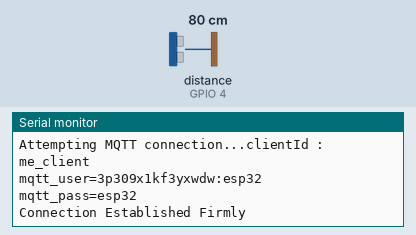
The sketch below on a simulated ESP32. On the bench: the last lines printed to the serial monitor. Inputs (shaded band) come from the test bench; at power-on: distance to the obstacle (sensor on GPIO 4) 80 cm. The echo pulse lasts 58.3 µs per cm; WiFi joins after 1.5 s; servers stay silent unless stated; no MQTT or app messages arrive unless stated.

Above: at 2.7 s.
2.8 s: distance to the obstacle (sensor on GPIO 4) set to 2 cm
At 11.0 s:
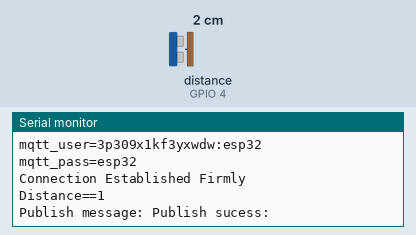
16.6 s: distance to the obstacle (sensor on GPIO 4) set to 4 cm
At 21.0 s:
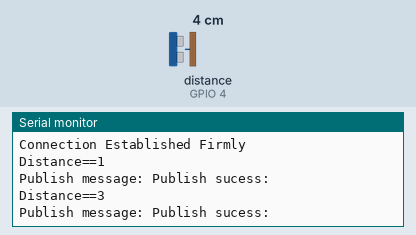

The sketch:

ESP32__1.ino
```cpp
#include <WiFi.h>
#include <WiFiClientSecure.h>
#include <PubSubClient.h>
 int time_US;
int distance_US;
const int trigger=2;
const int echo=4;

// Update these with values suitable for your network.

const char* ssid = "SKP-Home";                                   // WIFI SSID of network
const char* password = "#SKPanutap1";                               // WIFI password of the newtowk

const char* mqtt_server = "mqtt.thingsup.io";            // Thingsup Broker URL
const char* mqtt_password = "esp32";                          // Device Password set in the device addition stage in thingsup
const char* mqtt_username = "3p309x1kf3yxwdw:esp32";                          // Device Key set in the device addition stage in thingsup
String clientId = "me_client";                                    // Client ID set in the device addition stage in thingsup
unsigned int mqtt_port = 1883;                           // MQTT port for SSL connection in thingsup
String accountID = "3p309x1kf3yxwdw";

long current_millis = 0;

WiFiClientSecure espClient;
PubSubClient client(espClient);
long lastMsg = 0;
char msg[50];
int value = 0;

/*
 * This function sets ESP in STA mode and connects to the WIFI
 * Args: Null
 * Returns: Null
 */

void setup_wifi() {

  // We start by connecting to a WiFi network
  Serial.println();
  Serial.print("Connecting to ");
  Serial.println(ssid);

  WiFi.begin(ssid, password);

  while (WiFi.status() != WL_CONNECTED) {
    delay(500);
    Serial.print(".");
  }

  randomSeed(micros());

  Serial.println("");
  Serial.println("WiFi connected");
  Serial.println("IP address: ");
  Serial.println(WiFi.localIP());
}

/*
 * This function is callback function which gets triggered with data is recived on the MQTT subscribed topic
 * Args: Null
 * Returns: Topic name, Payload, Length
 */

void callback(char* topic, byte* payload, unsigned int length) {
  Serial.print("Message arrived [");
  Serial.print(topic);
  Serial.print("] ");
  for (int i = 0; i < length; i++) {
    Serial.print((char)payload[i]);
  }
  Serial.println();
}

/*
 * This function Reconnects to MQTT when there is disconnection
 * Args: Null
 * Returns: Null
 */

void reconnect() {
  // Loop until we're reconnected
  if (!client.connected()) {
    Serial.print("Attempting MQTT connection...");

    Serial.print("clientId : ");
    Serial.println(clientId);

    Serial.print("mqtt_user=");
    Serial.println(mqtt_username);
    Serial.print("mqtt_pass=");
    Serial.println(mqtt_password);

    if (client.connect(clientId.c_str(), mqtt_username, mqtt_password))
    {
      Serial.println("Connection Established Firmly");
    }
    else
    {
      Serial.print("failed, rc=");
      Serial.print(client.state());
    }
  }
}

void setup() {
  pinMode(echo,INPUT);
  pinMode(trigger,OUTPUT);
  Serial.begin(115200);
  setup_wifi();
  client.setClient(espClient);
  client.setServer(mqtt_server, mqtt_port);
  client.setCallback(callback);
}

void loop() {

  if (!client.connected()) {
    reconnect();
  }
  client.loop();
  if (millis() - current_millis > 10000)
  {
    current_millis = millis();

    if (client.connected())
    {
      digitalWrite (trigger,0);
      delayMicroseconds(3) ;
      digitalWrite(trigger,1);
      delayMicroseconds(10);
      digitalWrite(trigger,0);
      time_US=pulseIn(echo,1);
      distance_US=time_US*.034/2;
      Serial.print("Distance==");
      Serial.print(distance_US);
      Serial.println();
      Serial.print("Publish message: ");
      String publish_topic = "/"  + accountID + "/" + "ESP";   // The topic name should be always start with /accountID
      String datatosend= "{\"Distance\":"+ String(distance_US)+"}";
      if (client.publish((char*)publish_topic.c_str(),datatosend.c_str()) == true)
      {
        Serial.println("Publish sucess: ");
      }
    }
  }
}
```

Measured:
- after the input at 2.8 s, the serial monitor: prints a new line after 7.2 s (image 1)
- after the input at 16.6 s, the serial monitor: prints a new line after 3.4 s (image 2)
